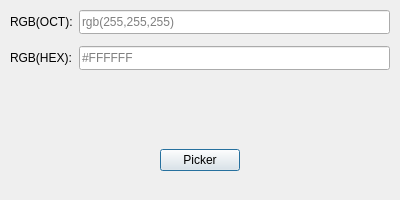
<?xml version="1.0" encoding="UTF-8"?>
<ui version="4.0">
 <class>ColorDialog</class>
 <widget class="QDialog" name="ColorDialog">
  <property name="geometry">
   <rect>
    <x>0</x>
    <y>0</y>
    <width>400</width>
    <height>200</height>
   </rect>
  </property>
  <property name="windowTitle">
   <string>Color</string>
  </property>
  <layout class="QVBoxLayout" name="verticalLayout">
   <property name="leftMargin">
    <number>0</number>
   </property>
   <property name="topMargin">
    <number>0</number>
   </property>
   <property name="rightMargin">
    <number>0</number>
   </property>
   <property name="bottomMargin">
    <number>0</number>
   </property>
   <item>
    <layout class="QFormLayout" name="formLayout">
     <property name="verticalSpacing">
      <number>12</number>
     </property>
     <property name="leftMargin">
      <number>10</number>
     </property>
     <property name="topMargin">
      <number>10</number>
     </property>
     <property name="rightMargin">
      <number>10</number>
     </property>
     <property name="bottomMargin">
      <number>10</number>
     </property>
     <item row="0" column="0">
      <widget class="QLabel" name="label">
       <property name="minimumSize">
        <size>
         <width>0</width>
         <height>0</height>
        </size>
       </property>
       <property name="text">
        <string>RGB(OCT):</string>
       </property>
      </widget>
     </item>
     <item row="0" column="1">
      <widget class="QLineEdit" name="oct">
       <property name="minimumSize">
        <size>
         <width>0</width>
         <height>24</height>
        </size>
       </property>
       <property name="placeholderText">
        <string>rgb(255,255,255)</string>
       </property>
      </widget>
     </item>
     <item row="1" column="0">
      <widget class="QLabel" name="label_2">
       <property name="minimumSize">
        <size>
         <width>0</width>
         <height>0</height>
        </size>
       </property>
       <property name="text">
        <string>RGB(HEX):</string>
       </property>
      </widget>
     </item>
     <item row="1" column="1">
      <widget class="QLineEdit" name="hex">
       <property name="minimumSize">
        <size>
         <width>0</width>
         <height>24</height>
        </size>
       </property>
       <property name="placeholderText">
        <string>#FFFFFF</string>
       </property>
      </widget>
     </item>
    </layout>
   </item>
   <item>
    <spacer name="verticalSpacer">
     <property name="orientation">
      <enum>Qt::Vertical</enum>
     </property>
     <property name="sizeHint" stdset="0">
      <size>
       <width>20</width>
       <height>40</height>
      </size>
     </property>
    </spacer>
   </item>
   <item>
    <widget class="QWidget" name="footer" native="true">
     <property name="minimumSize">
      <size>
       <width>0</width>
       <height>80</height>
      </size>
     </property>
     <layout class="QHBoxLayout" name="horizontalLayout">
      <item>
       <spacer name="horizontalSpacer">
        <property name="orientation">
         <enum>Qt::Horizontal</enum>
        </property>
        <property name="sizeHint" stdset="0">
         <size>
          <width>142</width>
          <height>20</height>
         </size>
        </property>
       </spacer>
      </item>
      <item>
       <widget class="QPushButton" name="picker">
        <property name="text">
         <string>Picker</string>
        </property>
       </widget>
      </item>
      <item>
       <spacer name="horizontalSpacer_2">
        <property name="orientation">
         <enum>Qt::Horizontal</enum>
        </property>
        <property name="sizeHint" stdset="0">
         <size>
          <width>142</width>
          <height>20</height>
         </size>
        </property>
       </spacer>
      </item>
     </layout>
    </widget>
   </item>
  </layout>
 </widget>
 <resources/>
 <connections/>
</ui>
